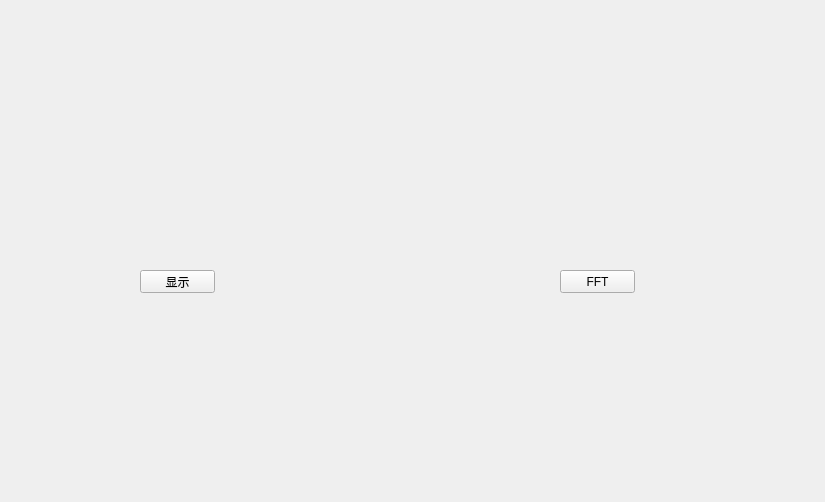
<?xml version="1.0" encoding="UTF-8"?>
<ui version="4.0">
 <class>test</class>
 <widget class="QWidget" name="test">
  <property name="geometry">
   <rect>
    <x>0</x>
    <y>0</y>
    <width>825</width>
    <height>502</height>
   </rect>
  </property>
  <property name="windowTitle">
   <string>Form</string>
  </property>
  <widget class="QCustomPlot" name="widgetData" native="true">
   <property name="geometry">
    <rect>
     <x>10</x>
     <y>10</y>
     <width>371</width>
     <height>251</height>
    </rect>
   </property>
  </widget>
  <widget class="QPushButton" name="ButtonDisplayData">
   <property name="geometry">
    <rect>
     <x>140</x>
     <y>270</y>
     <width>75</width>
     <height>23</height>
    </rect>
   </property>
   <property name="text">
    <string>显示</string>
   </property>
  </widget>
  <widget class="QCustomPlot" name="widgetFFT" native="true">
   <property name="geometry">
    <rect>
     <x>400</x>
     <y>10</y>
     <width>381</width>
     <height>251</height>
    </rect>
   </property>
  </widget>
  <widget class="QPushButton" name="ButtonDisplayFFT">
   <property name="geometry">
    <rect>
     <x>560</x>
     <y>270</y>
     <width>75</width>
     <height>23</height>
    </rect>
   </property>
   <property name="text">
    <string>FFT</string>
   </property>
  </widget>
 </widget>
 <customwidgets>
  <customwidget>
   <class>QCustomPlot</class>
   <extends>QWidget</extends>
   <header location="global">QCustomPlot.h</header>
   <container>1</container>
  </customwidget>
 </customwidgets>
 <resources/>
 <connections/>
</ui>
